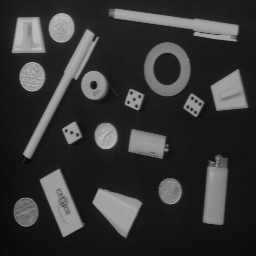
#> input picture images/objects.png, 256 x 256 px
$ jupyter execute 'Taller 5 - Punto 7.ipynb'
#> lines starting #> are read from the running program, lines starting #| are printed output that depends on the picture; after the words box and inside, x2 and y2 are one past the last pixel; in counts of white or black regions, pixels touching at a corner belong together
# Taller 5 - Morfología matemática

# Punto 7 - Ejercicio de síntesis taller 5

**Integrantes - Grupo 9**

Santiago Tinjacá Roncancio

## 6.0 Inicialización.

[cell 1]
import cv2
import matplotlib.pyplot as plt
import numpy as np
from skimage.morphology import dilation, erosion, opening, closing, rectangle
from scipy.ndimage import morphological_gradient
from skimage.filters import sobel_h, sobel_v, sobel
from skimage import exposure

### 7.1 Cargado y visualización de la imagen.

[cell 2]
ruta_objects = './images/objects.png'
img_objects = cv2.imread(ruta_objects, cv2.IMREAD_GRAYSCALE)
#> img_objects is the input picture: shape (256, 256); min 7, max 188, mean 53.3

fig, ax = plt.subplots(figsize=(10,5))
ax.imshow(img_objects, cmap='gray', vmin=0, vmax=255)
ax.set_title('objects')
ax.axis('off')
plt.show()

### 7.2 Umbralizado de la imagen para ceparar los objetos del fondo.

[cell 3]
img_objects_bin = cv2.threshold(img_objects, 70, 255, cv2.THRESH_BINARY)[1]
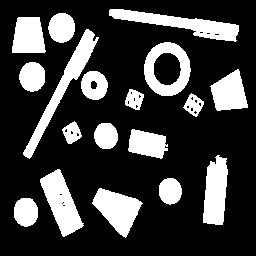
#> img_objects_bin: shape (256, 256); 24.2% white; 18 white regions, largest, box (x1, y1, x2, y2) and area: (109, 9, 239, 42) 1639, (23, 29, 99, 159) 1618, (40, 169, 84, 237) 1475

fig, ax = plt.subplots(figsize=(10,5))
ax.imshow(img_objects_bin, cmap='gray', vmin=0, vmax=255)
ax.set_title('Imagen objects')
ax.axis('off')
plt.show()

[cell 4]
def create_cross_mask(size):
    mask = np.full((size, size), np.nan)
    center = size // 2
    mask[center, :] = 1
    mask[:, center] = 1
    return mask

cross_mask = rectangle(3, 3)
dilated_image = img_objects_bin
for i in range(1):
    dilated_image = dilation(dilated_image, footprint=cross_mask)
#> this loop made 1 pass
#> pass 1, `dilated_image = dilation(dilated_image, footprint=cross_mask)`:
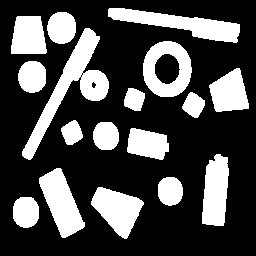
#> dilated_image: shape (256, 256); 29.1% white; 17 white regions, largest, box (x1, y1, x2, y2) and area: (22, 28, 109, 160) 2768, (108, 8, 240, 43) 1987, (39, 168, 85, 238) 1710

cross_mask = rectangle(19, 19)
for i in range(1):
    dilated_image = erosion(dilated_image, footprint=cross_mask)
#> this loop made 1 pass
#> pass 1, `dilated_image = erosion(dilated_image, footprint=cross_mask)`:
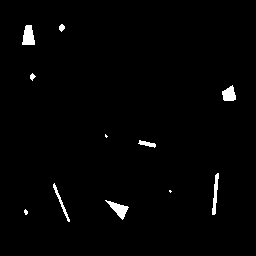
#> dilated_image: shape (256, 256); 1.5% white; 11 white regions (3 under 20 px), largest, box (x1, y1, x2, y2) and area: (22, 25, 35, 45) 197, (105, 200, 129, 220) 188, (222, 85, 236, 101) 160

cross_mask = create_cross_mask(5)
for i in range(7):
    dilated_image = dilation(dilated_image, footprint=cross_mask)
#> this loop made 7 passes
#> pass 1, `dilated_image = dilation(dilated_image, footprint=cross_mask)`:
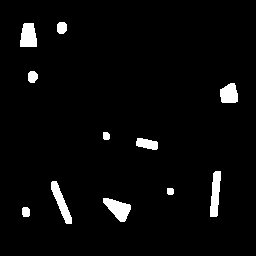
#> dilated_image: shape (256, 256); 3.5% white; 11 white regions, largest, box (x1, y1, x2, y2) and area: (103, 198, 131, 222) 380, (210, 171, 221, 217) 358, (51, 181, 72, 224) 350
#> pass 2, `dilated_image = dilation(dilated_image, footprint=cross_mask)`:
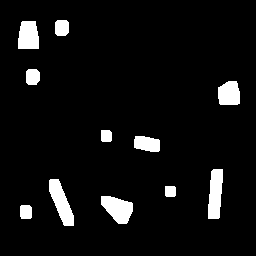
#> dilated_image: shape (256, 256); 6.1% white; 11 white regions, largest, box (x1, y1, x2, y2) and area: (49, 179, 74, 226) 622, (101, 196, 133, 224) 604, (208, 169, 223, 219) 602
#> pass 3, `dilated_image = dilation(dilated_image, footprint=cross_mask)`:
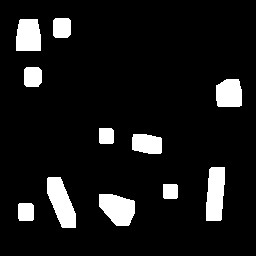
#> dilated_image: shape (256, 256); 9.2% white; 11 white regions, largest, box (x1, y1, x2, y2) and area: (47, 177, 76, 228) 926, (206, 167, 225, 221) 878, (99, 194, 135, 226) 860
#> after the loop:
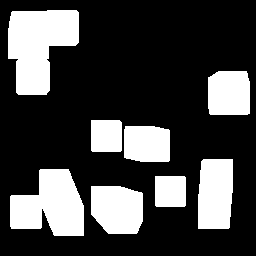
#> dilated_image: shape (256, 256); 26.8% white; 8 white regions, largest, box (x1, y1, x2, y2) and area: (8, 10, 79, 95) 4211, (10, 169, 84, 236) 3518, (198, 159, 233, 229) 2302

img_objects_bin_inv = cv2.bitwise_not(img_objects_bin)
dilated_image = cv2.bitwise_not(dilated_image)

max_image = np.maximum(dilated_image, img_objects_bin_inv)
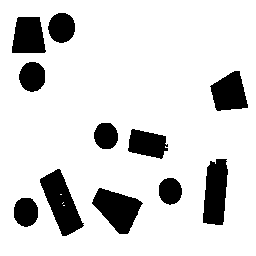
#> max_image: shape (256, 256); 84.9% white; 11 black regions, largest, box (x1, y1, x2, y2) and area: (40, 169, 84, 236) 1473, (92, 188, 143, 234) 1348, (203, 159, 228, 225) 1306

max_image_inv = cv2.bitwise_not(max_image)

fig, ax = plt.subplots(figsize=(10,5))
ax.imshow(dilated_image, cmap='gray', vmin=0, vmax=255)
ax.set_title('Imagen mascara')
ax.axis('off')
plt.show()

fig, ax = plt.subplots(figsize=(10,5))
ax.imshow(max_image_inv, cmap='gray', vmin=0, vmax=255)
ax.set_title('Imagen resultado')
ax.axis('off')
plt.show()

$ run again, with images/angio.png copied over images/objects.png
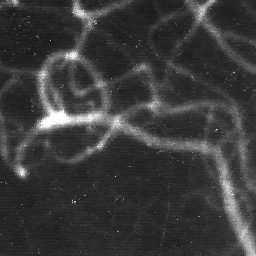
#> input picture images/angio.png, 256 x 256 px
#> img_objects is the input picture: shape (256, 256); min 20, max 255, mean 58.9
#> `img_objects_bin = cv2.threshold(img_objects, 70, 255, cv2.THRESH_BINAR..`:
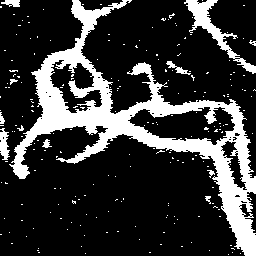
#> img_objects_bin: shape (256, 256); 21.5% white; 218 white regions (206 under 20 px), largest, box (x1, y1, x2, y2) and area: (9, 0, 256, 256) 11964, (184, 0, 256, 74) 1033, (0, 128, 10, 160) 206
#> `max_image = np.maximum(dilated_image, img_objects_bin_inv)`:
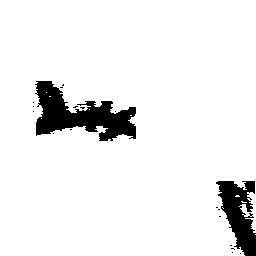
#> max_image: shape (256, 256); 92.8% white; 19 black regions (17 under 20 px), largest, box (x1, y1, x2, y2) and area: (35, 81, 136, 141) 2999, (216, 181, 256, 256) 1709

$ run again, with images/meb.png copied over images/objects.png
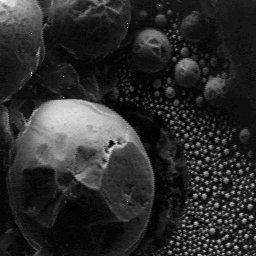
#> input picture images/meb.png, 256 x 256 px
#> img_objects is the input picture: shape (256, 256); min 0, max 255, mean 44.3
#> `img_objects_bin = cv2.threshold(img_objects, 70, 255, cv2.THRESH_BINAR..`:
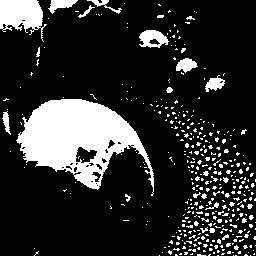
#> img_objects_bin: shape (256, 256); 17.8% white; 404 white regions (382 under 20 px), largest, box (x1, y1, x2, y2) and area: (16, 99, 154, 196) 6712, (0, 0, 47, 42) 1195, (139, 30, 169, 48) 349
#> `max_image = np.maximum(dilated_image, img_objects_bin_inv)`:
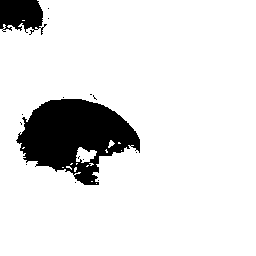
#> max_image: shape (256, 256); 88.5% white; 15 black regions (13 under 20 px), largest, box (x1, y1, x2, y2) and area: (16, 99, 140, 185) 6314, (0, 0, 47, 35) 1186
